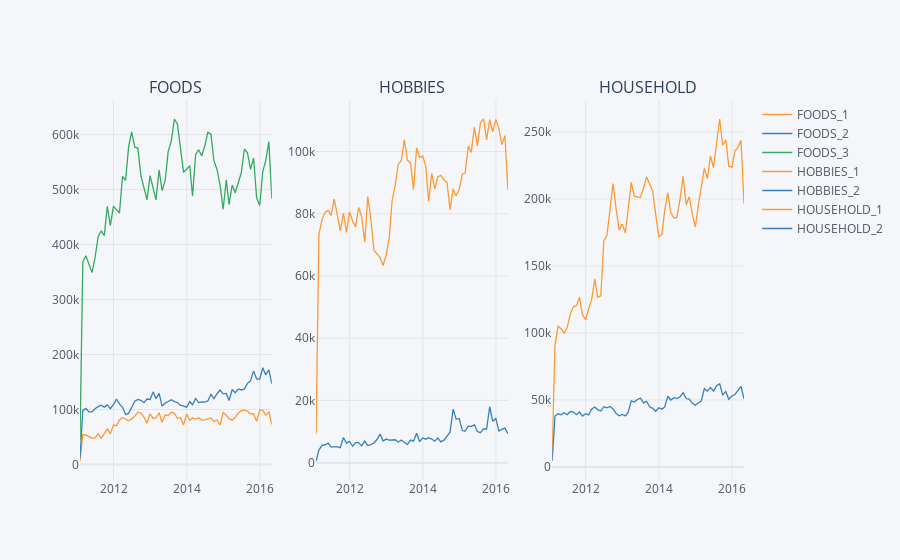

Here is the notebook cell this chart was saved with:
### Code cell
cf.Figure(cf.subplots([dep_level_level[['FOODS_1','FOODS_2','FOODS_3']].figure(),
                       dep_level_level[['HOBBIES_1','HOBBIES_2']].figure(),
                      dep_level_level[['HOUSEHOLD_1','HOUSEHOLD_2']].figure()],
                     shape=(1,3),
                      subplot_titles=('FOODS','HOBBIES','HOUSEHOLD'))).iplot()
